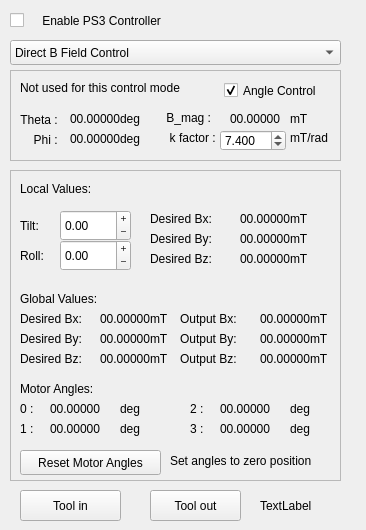
    <widget class="QWidget" name="tab_Control">
     <attribute name="title">
      <string>Control</string>
     </attribute>
     <widget class="QLabel" name="label_26">
      <property name="geometry">
       <rect>
        <x>180</x>
        <y>310</y>
        <width>101</width>
        <height>17</height>
       </rect>
      </property>
      <property name="text">
       <string>Output Bx:   </string>
      </property>
     </widget>
     <widget class="QLabel" name="label_By_output">
      <property name="geometry">
       <rect>
        <x>260</x>
        <y>330</y>
        <width>61</width>
        <height>18</height>
       </rect>
      </property>
      <property name="text">
       <string>00.00000</string>
      </property>
     </widget>
     <widget class="QLabel" name="label_27">
      <property name="geometry">
       <rect>
        <x>180</x>
        <y>350</y>
        <width>101</width>
        <height>17</height>
       </rect>
      </property>
      <property name="text">
       <string>Output Bz:   </string>
      </property>
     </widget>
     <widget class="QLabel" name="label_Bz_output">
      <property name="geometry">
       <rect>
        <x>260</x>
        <y>350</y>
        <width>61</width>
        <height>18</height>
       </rect>
      </property>
      <property name="text">
       <string>00.00000</string>
      </property>
     </widget>
     <widget class="QLabel" name="label_Bx_output">
      <property name="geometry">
       <rect>
        <x>260</x>
        <y>310</y>
        <width>61</width>
        <height>18</height>
       </rect>
      </property>
      <property name="text">
       <string>00.00000</string>
      </property>
     </widget>
     <widget class="QLabel" name="label_28">
      <property name="geometry">
       <rect>
        <x>180</x>
        <y>330</y>
        <width>101</width>
        <height>17</height>
       </rect>
      </property>
      <property name="text">
       <string>Output By:   </string>
      </property>
     </widget>
     <widget class="QLabel" name="label_Bz_desired_global">
      <property name="geometry">
       <rect>
        <x>100</x>
        <y>350</y>
        <width>61</width>
        <height>18</height>
       </rect>
      </property>
      <property name="text">
       <string>00.00000</string>
      </property>
     </widget>
     <widget class="QLabel" name="label_By_desired_global">
      <property name="geometry">
       <rect>
        <x>100</x>
        <y>330</y>
        <width>61</width>
        <height>18</height>
       </rect>
      </property>
      <property name="text">
       <string>00.00000</string>
      </property>
     </widget>
     <widget class="QLabel" name="label_29">
      <property name="geometry">
       <rect>
        <x>20</x>
        <y>330</y>
        <width>101</width>
        <height>17</height>
       </rect>
      </property>
      <property name="text">
       <string>Desired By:   </string>
      </property>
     </widget>
     <widget class="QLabel" name="label_30">
      <property name="geometry">
       <rect>
        <x>20</x>
        <y>350</y>
        <width>101</width>
        <height>17</height>
       </rect>
      </property>
      <property name="text">
       <string>Desired Bz:   </string>
      </property>
     </widget>
     <widget class="QLabel" name="label_Bx_desired_global">
      <property name="geometry">
       <rect>
        <x>100</x>
        <y>310</y>
        <width>61</width>
        <height>18</height>
       </rect>
      </property>
      <property name="text">
       <string>00.00000</string>
      </property>
     </widget>
     <widget class="QLabel" name="label_37">
      <property name="geometry">
       <rect>
        <x>150</x>
        <y>310</y>
        <width>21</width>
        <height>17</height>
       </rect>
      </property>
      <property name="text">
       <string>mT</string>
      </property>
     </widget>
     <widget class="QLabel" name="label_38">
      <property name="geometry">
       <rect>
        <x>150</x>
        <y>350</y>
        <width>21</width>
        <height>17</height>
       </rect>
      </property>
      <property name="text">
       <string>mT</string>
      </property>
     </widget>
     <widget class="QLabel" name="label_39">
      <property name="geometry">
       <rect>
        <x>150</x>
        <y>330</y>
        <width>21</width>
        <height>17</height>
       </rect>
      </property>
      <property name="text">
       <string>mT</string>
      </property>
     </widget>
     <widget class="QLabel" name="label_40">
      <property name="geometry">
       <rect>
        <x>310</x>
        <y>310</y>
        <width>21</width>
        <height>17</height>
       </rect>
      </property>
      <property name="text">
       <string>mT</string>
      </property>
     </widget>
     <widget class="QLabel" name="label_41">
      <property name="geometry">
       <rect>
        <x>310</x>
        <y>350</y>
        <width>21</width>
        <height>17</height>
       </rect>
      </property>
      <property name="text">
       <string>mT</string>
      </property>
     </widget>
     <widget class="QLabel" name="label_42">
      <property name="geometry">
       <rect>
        <x>310</x>
        <y>330</y>
        <width>21</width>
        <height>17</height>
       </rect>
      </property>
      <property name="text">
       <string>mT</string>
      </property>
     </widget>
     <widget class="QLabel" name="label_43">
      <property name="geometry">
       <rect>
        <x>20</x>
        <y>380</y>
        <width>141</width>
        <height>17</height>
       </rect>
      </property>
      <property name="text">
       <string>Motor Angles:</string>
      </property>
     </widget>
     <widget class="QLabel" name="label_44">
      <property name="geometry">
       <rect>
        <x>20</x>
        <y>400</y>
        <width>67</width>
        <height>17</height>
       </rect>
      </property>
      <property name="text">
       <string>0 : </string>
      </property>
     </widget>
     <widget class="QLabel" name="label_45">
      <property name="geometry">
       <rect>
        <x>20</x>
        <y>420</y>
        <width>67</width>
        <height>17</height>
       </rect>
      </property>
      <property name="text">
       <string>1 : </string>
      </property>
     </widget>
     <widget class="QLabel" name="label_46">
      <property name="geometry">
       <rect>
        <x>120</x>
        <y>400</y>
        <width>67</width>
        <height>17</height>
       </rect>
      </property>
      <property name="text">
       <string>deg</string>
      </property>
     </widget>
     <widget class="QLabel" name="label_motor0_deg">
      <property name="geometry">
       <rect>
        <x>50</x>
        <y>400</y>
        <width>61</width>
        <height>18</height>
       </rect>
      </property>
      <property name="text">
       <string>00.00000</string>
      </property>
     </widget>
     <widget class="QLabel" name="label_47">
      <property name="geometry">
       <rect>
        <x>120</x>
        <y>420</y>
        <width>67</width>
        <height>17</height>
       </rect>
      </property>
      <property name="text">
       <string>deg</string>
      </property>
     </widget>
     <widget class="QLabel" name="label_motor1_deg">
      <property name="geometry">
       <rect>
        <x>50</x>
        <y>420</y>
        <width>61</width>
        <height>18</height>
       </rect>
      </property>
      <property name="text">
       <string>00.00000</string>
      </property>
     </widget>
     <widget class="QLabel" name="label_motor3_deg">
      <property name="geometry">
       <rect>
        <x>220</x>
        <y>420</y>
        <width>61</width>
        <height>18</height>
       </rect>
      </property>
      <property name="text">
       <string>00.00000</string>
      </property>
     </widget>
     <widget class="QLabel" name="label_48">
      <property name="geometry">
       <rect>
        <x>290</x>
        <y>400</y>
        <width>67</width>
        <height>17</height>
       </rect>
      </property>
      <property name="text">
       <string>deg</string>
      </property>
     </widget>
     <widget class="QLabel" name="label_49">
      <property name="geometry">
       <rect>
        <x>290</x>
        <y>420</y>
        <width>67</width>
        <height>17</height>
       </rect>
      </property>
      <property name="text">
       <string>deg</string>
      </property>
     </widget>
     <widget class="QLabel" name="label_50">
      <property name="geometry">
       <rect>
        <x>190</x>
        <y>420</y>
        <width>67</width>
        <height>17</height>
       </rect>
      </property>
      <property name="text">
       <string>3 : </string>
      </property>
     </widget>
     <widget class="QLabel" name="label_51">
      <property name="geometry">
       <rect>
        <x>190</x>
        <y>400</y>
        <width>67</width>
        <height>17</height>
       </rect>
      </property>
      <property name="text">
       <string>2 : </string>
      </property>
     </widget>
     <widget class="QLabel" name="label_motor2_deg">
      <property name="geometry">
       <rect>
        <x>220</x>
        <y>400</y>
        <width>61</width>
        <height>18</height>
       </rect>
      </property>
      <property name="text">
       <string>00.00000</string>
      </property>
     </widget>
     <widget class="QPushButton" name="pushButton_resetMotors">
      <property name="geometry">
       <rect>
        <x>20</x>
        <y>450</y>
        <width>141</width>
        <height>25</height>
       </rect>
      </property>
      <property name="text">
       <string>Reset Motor Angles</string>
      </property>
     </widget>
     <widget class="QComboBox" name="comboBox_controllerMode">
      <property name="geometry">
       <rect>
        <x>10</x>
        <y>40</y>
        <width>331</width>
        <height>25</height>
       </rect>
      </property>
      <item>
       <property name="text">
        <string extracomment="Directly controls the field values ">Direct B Field Control</string>
       </property>
      </item>
      <item>
       <property name="text">
        <string>Change in B Field Control</string>
       </property>
      </item>
      <item>
       <property name="text">
        <string>Polar Angle Control</string>
       </property>
      </item>
      <item>
       <property name="text">
        <string>Surgeon Simulator</string>
       </property>
      </item>
      <item>
       <property name="text">
        <string>Automated Calibration</string>
       </property>
      </item>
      <item>
       <property name="text">
        <string>Manual CNC Control</string>
       </property>
      </item>
      <item>
       <property name="text">
        <string>Automated scanning</string>
       </property>
      </item>
      <item>
       <property name="text">
        <string>motor reset (for testing)</string>
       </property>
      </item>
     </widget>
     <widget class="QPushButton" name="pushButton_ToolIN">
      <property name="geometry">
       <rect>
        <x>20</x>
        <y>490</y>
        <width>101</width>
        <height>31</height>
       </rect>
      </property>
      <property name="text">
       <string>Tool in</string>
      </property>
     </widget>
     <widget class="QPushButton" name="pushButton_ToolOUT">
      <property name="geometry">
       <rect>
        <x>150</x>
        <y>490</y>
        <width>91</width>
        <height>31</height>
       </rect>
      </property>
      <property name="text">
       <string>Tool out</string>
      </property>
     </widget>
     <widget class="QLabel" name="labelname_Angle2">
      <property name="geometry">
       <rect>
        <x>0</x>
        <y>129</y>
        <width>61</width>
        <height>21</height>
       </rect>
      </property>
      <property name="text">
       <string>Phi : </string>
      </property>
      <property name="alignment">
       <set>Qt::AlignRight|Qt::AlignTrailing|Qt::AlignVCenter</set>
      </property>
     </widget>
     <widget class="QLabel" name="label_54">
      <property name="geometry">
       <rect>
        <x>120</x>
        <y>110</y>
        <width>67</width>
        <height>17</height>
       </rect>
      </property>
      <property name="text">
       <string>deg</string>
      </property>
     </widget>
     <widget class="QLabel" name="label_55">
      <property name="geometry">
       <rect>
        <x>120</x>
        <y>130</y>
        <width>67</width>
        <height>17</height>
       </rect>
      </property>
      <property name="text">
       <string>deg</string>
      </property>
     </widget>
     <widget class="QLabel" name="label_angle1">
      <property name="geometry">
       <rect>
        <x>70</x>
        <y>110</y>
        <width>61</width>
        <height>18</height>
       </rect>
      </property>
      <property name="text">
       <string>00.00000</string>
      </property>
     </widget>
     <widget class="QLabel" name="labelname_Angle1">
      <property name="geometry">
       <rect>
        <x>-10</x>
        <y>110</y>
        <width>71</width>
        <height>20</height>
       </rect>
      </property>
      <property name="text">
       <string> Theta : </string>
      </property>
      <property name="alignment">
       <set>Qt::AlignRight|Qt::AlignTrailing|Qt::AlignVCenter</set>
      </property>
     </widget>
     <widget class="QLabel" name="label_angle2">
      <property name="geometry">
       <rect>
        <x>70</x>
        <y>130</y>
        <width>61</width>
        <height>18</height>
       </rect>
      </property>
      <property name="text">
       <string>00.00000</string>
      </property>
     </widget>
     <widget class="QLabel" name="labelname_B_magnitude">
      <property name="geometry">
       <rect>
        <x>150</x>
        <y>110</y>
        <width>71</width>
        <height>16</height>
       </rect>
      </property>
      <property name="text">
       <string> B_mag :   </string>
      </property>
      <property name="alignment">
       <set>Qt::AlignRight|Qt::AlignTrailing|Qt::AlignVCenter</set>
      </property>
     </widget>
     <widget class="QLabel" name="label_58">
      <property name="geometry">
       <rect>
        <x>290</x>
        <y>110</y>
        <width>21</width>
        <height>17</height>
       </rect>
      </property>
      <property name="text">
       <string>mT</string>
      </property>
     </widget>
     <widget class="QLabel" name="label_B_mag">
      <property name="geometry">
       <rect>
        <x>230</x>
        <y>110</y>
        <width>61</width>
        <height>18</height>
       </rect>
      </property>
      <property name="text">
       <string>00.00000</string>
      </property>
     </widget>
     <widget class="QCheckBox" name="checkBox_controllerEnable">
      <property name="geometry">
       <rect>
        <x>10</x>
        <y>10</y>
        <width>331</width>
        <height>21</height>
       </rect>
      </property>
      <property name="text">
       <string>    Enable PS3 Controller</string>
      </property>
     </widget>
     <widget class="QFrame" name="frame">
      <property name="geometry">
       <rect>
        <x>10</x>
        <y>70</y>
        <width>331</width>
        <height>91</height>
       </rect>
      </property>
      <property name="frameShape">
       <enum>QFrame::StyledPanel</enum>
      </property>
      <property name="frameShadow">
       <enum>QFrame::Raised</enum>
      </property>
      <widget class="QLabel" name="labelname_Type_of_Control">
       <property name="geometry">
        <rect>
         <x>10</x>
         <y>10</y>
         <width>311</width>
         <height>16</height>
        </rect>
       </property>
       <property name="text">
        <string>Not used for this control mode</string>
       </property>
      </widget>
      <widget class="QDoubleSpinBox" name="doubleSpinBox_factor">
       <property name="geometry">
        <rect>
         <x>210</x>
         <y>60</y>
         <width>66</width>
         <height>21</height>
        </rect>
       </property>
       <property name="decimals">
        <number>3</number>
       </property>
       <property name="maximum">
        <double>99.998999999999995</double>
       </property>
       <property name="singleStep">
        <double>0.001000000000000</double>
       </property>
       <property name="value">
        <double>7.400000000000000</double>
       </property>
      </widget>
      <widget class="QLabel" name="label">
       <property name="geometry">
        <rect>
         <x>280</x>
         <y>60</y>
         <width>59</width>
         <height>16</height>
        </rect>
       </property>
       <property name="text">
        <string>mT/rad</string>
       </property>
      </widget>
      <widget class="QCheckBox" name="checkBox_angleControlSurgeon">
       <property name="geometry">
        <rect>
         <x>214</x>
         <y>10</y>
         <width>111</width>
         <height>21</height>
        </rect>
       </property>
       <property name="text">
        <string>Angle Control</string>
       </property>
       <property name="checked">
        <bool>true</bool>
       </property>
      </widget>
     </widget>
     <widget class="QFrame" name="frame_2">
      <property name="geometry">
       <rect>
        <x>10</x>
        <y>170</y>
        <width>331</width>
        <height>311</height>
       </rect>
      </property>
      <property name="frameShape">
       <enum>QFrame::StyledPanel</enum>
      </property>
      <property name="frameShadow">
       <enum>QFrame::Raised</enum>
      </property>
      <widget class="QLabel" name="label_32">
       <property name="geometry">
        <rect>
         <x>10</x>
         <y>10</y>
         <width>141</width>
         <height>17</height>
        </rect>
       </property>
       <property name="text">
        <string>Local Values:</string>
       </property>
      </widget>
      <widget class="QLabel" name="label_24">
       <property name="geometry">
        <rect>
         <x>10</x>
         <y>40</y>
         <width>67</width>
         <height>31</height>
        </rect>
       </property>
       <property name="text">
        <string>Tilt:   </string>
       </property>
      </widget>
      <widget class="QLabel" name="label_25">
       <property name="geometry">
        <rect>
         <x>10</x>
         <y>70</y>
         <width>67</width>
         <height>31</height>
        </rect>
       </property>
       <property name="text">
        <string>Roll:   </string>
       </property>
      </widget>
      <widget class="QDoubleSpinBox" name="doubleSpinBox_tilt">
       <property name="geometry">
        <rect>
         <x>50</x>
         <y>40</y>
         <width>71</width>
         <height>31</height>
        </rect>
       </property>
       <property name="buttonSymbols">
        <enum>QAbstractSpinBox::PlusMinus</enum>
       </property>
       <property name="minimum">
        <double>-180.000000000000000</double>
       </property>
       <property name="maximum">
        <double>180.000000000000000</double>
       </property>
       <property name="singleStep">
        <double>0.500000000000000</double>
       </property>
      </widget>
      <widget class="QDoubleSpinBox" name="doubleSpinBox_roll">
       <property name="geometry">
        <rect>
         <x>50</x>
         <y>70</y>
         <width>71</width>
         <height>31</height>
        </rect>
       </property>
       <property name="buttonSymbols">
        <enum>QAbstractSpinBox::PlusMinus</enum>
       </property>
       <property name="minimum">
        <double>-720.000000000000000</double>
       </property>
       <property name="maximum">
        <double>720.000000000000000</double>
       </property>
       <property name="singleStep">
        <double>0.500000000000000</double>
       </property>
      </widget>
      <widget class="QLabel" name="label_Bz_desired">
       <property name="geometry">
        <rect>
         <x>230</x>
         <y>80</y>
         <width>61</width>
         <height>18</height>
        </rect>
       </property>
       <property name="text">
        <string>00.00000</string>
       </property>
      </widget>
      <widget class="QLabel" name="label_Bx_desired">
       <property name="geometry">
        <rect>
         <x>230</x>
         <y>40</y>
         <width>61</width>
         <height>18</height>
        </rect>
       </property>
       <property name="text">
        <string>00.00000</string>
       </property>
      </widget>
      <widget class="QLabel" name="label_23">
       <property name="geometry">
        <rect>
         <x>140</x>
         <y>80</y>
         <width>101</width>
         <height>17</height>
        </rect>
       </property>
       <property name="text">
        <string>Desired Bz:   </string>
       </property>
      </widget>
      <widget class="QLabel" name="label_34">
       <property name="geometry">
        <rect>
         <x>280</x>
         <y>40</y>
         <width>21</width>
         <height>17</height>
        </rect>
       </property>
       <property name="text">
        <string>mT</string>
       </property>
      </widget>
      <widget class="QLabel" name="label_By_desired">
       <property name="geometry">
        <rect>
         <x>230</x>
         <y>60</y>
         <width>61</width>
         <height>18</height>
        </rect>
       </property>
       <property name="text">
        <string>00.00000</string>
       </property>
      </widget>
      <widget class="QLabel" name="label_21">
       <property name="geometry">
        <rect>
         <x>140</x>
         <y>40</y>
         <width>101</width>
         <height>17</height>
        </rect>
       </property>
       <property name="text">
        <string>Desired Bx:   </string>
       </property>
      </widget>
      <widget class="QLabel" name="label_36">
       <property name="geometry">
        <rect>
         <x>280</x>
         <y>80</y>
         <width>21</width>
         <height>17</height>
        </rect>
       </property>
       <property name="text">
        <string>mT</string>
       </property>
      </widget>
      <widget class="QLabel" name="label_22">
       <property name="geometry">
        <rect>
         <x>140</x>
         <y>60</y>
         <width>101</width>
         <height>17</height>
        </rect>
       </property>
       <property name="text">
        <string>Desired By:   </string>
       </property>
      </widget>
      <widget class="QLabel" name="label_35">
       <property name="geometry">
        <rect>
         <x>280</x>
         <y>60</y>
         <width>21</width>
         <height>17</height>
        </rect>
       </property>
       <property name="text">
        <string>mT</string>
       </property>
      </widget>
      <widget class="QLabel" name="label_33">
       <property name="geometry">
        <rect>
         <x>10</x>
         <y>120</y>
         <width>181</width>
         <height>17</height>
        </rect>
       </property>
       <property name="text">
        <string>Global Values:</string>
       </property>
      </widget>
      <widget class="QLabel" name="label_31">
       <property name="geometry">
        <rect>
         <x>10</x>
         <y>140</y>
         <width>101</width>
         <height>17</height>
        </rect>
       </property>
       <property name="text">
        <string>Desired Bx:   </string>
       </property>
      </widget>
      <widget class="QLabel" name="label_52">
       <property name="geometry">
        <rect>
         <x>160</x>
         <y>280</y>
         <width>161</width>
         <height>21</height>
        </rect>
       </property>
       <property name="text">
        <string>Set angles to zero position</string>
       </property>
      </widget>
     </widget>
     <widget class="QLabel" name="label_status">
      <property name="geometry">
       <rect>
        <x>260</x>
        <y>490</y>
        <width>71</width>
        <height>31</height>
       </rect>
      </property>
      <property name="text">
       <string>TextLabel</string>
      </property>
     </widget>
     <widget class="QLabel" name="labelname_factor">
      <property name="geometry">
       <rect>
        <x>160</x>
        <y>130</y>
        <width>59</width>
        <height>15</height>
       </rect>
      </property>
      <property name="text">
       <string>k factor : </string>
      </property>
      <property name="alignment">
       <set>Qt::AlignRight|Qt::AlignTrailing|Qt::AlignVCenter</set>
      </property>
     </widget>
     <zorder>frame</zorder>
     <zorder>frame_2</zorder>
     <zorder>label_26</zorder>
     <zorder>label_By_output</zorder>
     <zorder>label_27</zorder>
     <zorder>label_Bz_output</zorder>
     <zorder>label_Bx_output</zorder>
     <zorder>label_28</zorder>
     <zorder>label_Bz_desired_global</zorder>
     <zorder>label_By_desired_global</zorder>
     <zorder>label_29</zorder>
     <zorder>label_30</zorder>
     <zorder>label_Bx_desired_global</zorder>
     <zorder>label_37</zorder>
     <zorder>label_38</zorder>
     <zorder>label_39</zorder>
     <zorder>label_40</zorder>
     <zorder>label_41</zorder>
     <zorder>label_42</zorder>
     <zorder>label_43</zorder>
     <zorder>label_44</zorder>
     <zorder>label_45</zorder>
     <zorder>label_46</zorder>
     <zorder>label_motor0_deg</zorder>
     <zorder>label_47</zorder>
     <zorder>label_motor1_deg</zorder>
     <zorder>label_motor3_deg</zorder>
     <zorder>label_48</zorder>
     <zorder>label_49</zorder>
     <zorder>label_50</zorder>
     <zorder>label_51</zorder>
     <zorder>label_motor2_deg</zorder>
     <zorder>pushButton_resetMotors</zorder>
     <zorder>comboBox_controllerMode</zorder>
     <zorder>pushButton_ToolIN</zorder>
     <zorder>pushButton_ToolOUT</zorder>
     <zorder>labelname_Angle2</zorder>
     <zorder>label_54</zorder>
     <zorder>label_55</zorder>
     <zorder>label_angle1</zorder>
     <zorder>labelname_Angle1</zorder>
     <zorder>label_angle2</zorder>
     <zorder>labelname_B_magnitude</zorder>
     <zorder>label_58</zorder>
     <zorder>label_B_mag</zorder>
     <zorder>checkBox_controllerEnable</zorder>
     <zorder>label_status</zorder>
     <zorder>labelname_factor</zorder>
    </widget>
